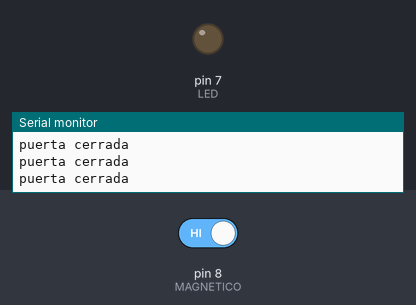
Bench run of a sketch on a simulated Arduino Uno, built with avr-gcc and run on an emulated ATmega328P. On the bench: output pins drawn as LEDs (lit = HIGH), the last lines printed to the serial monitor. Inputs (shaded band) come from the test bench; at power-on: pin 8 (MAGNETICO) HIGH.

Above: at 2.8 s.
2.9 s: pin 8 (MAGNETICO) driven LOW
At 3.7 s:
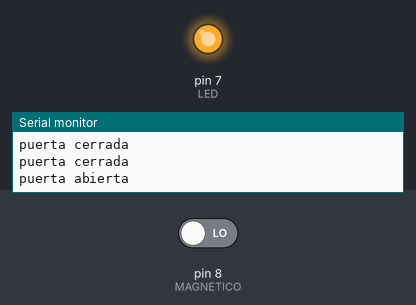
4.5 s: pin 8 (MAGNETICO) driven HIGH
At 6.4 s:
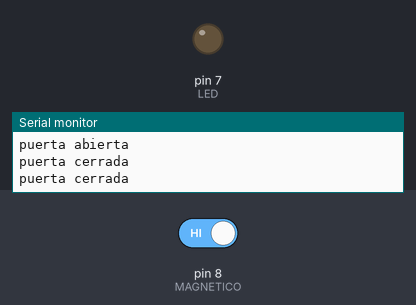
Timing chart, 0 to 7.9 s (numbered marks = the images above; inputs shaded):
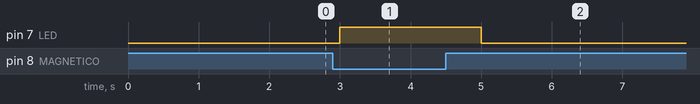

Measured:
- after the input at 2.9 s, pin 7 (LED): LOW → HIGH after 0.10 s
- after the input at 4.5 s, pin 7 (LED): HIGH → LOW after 0.50 s

The sketch:

magnetico.ino
```cpp
const int MAGNETICO = 8;
const int LED = 7;

void setup() {
  pinMode(MAGNETICO, INPUT);
  pinMode(LED, OUTPUT);
  Serial.begin(9600);
}

void loop() {
  if(digitalRead(MAGNETICO) == LOW){
      digitalWrite(LED, HIGH);
      Serial.println("puerta abierta");
  }else{
      Serial.println("puerta cerrada");
      digitalWrite(LED, LOW);
  }
  delay(1000);
}
```
